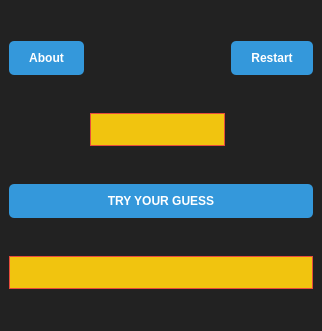
<?xml version="1.0" encoding="UTF-8"?>
<ui version="4.0">
 <class>MainWindow</class>
 <widget class="QMainWindow" name="MainWindow">
  <property name="geometry">
   <rect>
    <x>0</x>
    <y>0</y>
    <width>322</width>
    <height>331</height>
   </rect>
  </property>
  <property name="windowTitle">
   <string>game</string>
  </property>
  <property name="styleSheet">
   <string notr="true"> QWidget {
            background-color: #222222;
        }

QPushButton {
            background-color: #3498db;
            color: white;
            border-radius: 5px;
            padding: 10px 20px;
            font-weight: bold;
        }
        
        QPushButton:hover {
            background-color: #2980b9;
        }
        
        QLineEdit {
            background-color: #f1c40f;
            color: black;
            border-style: solid;
            border-width: 1px;
            border-color: #e74c3c;
            padding: 5px;
            font-size: 16px;
            font-weight: bold;
        }</string>
  </property>
  <widget class="QWidget" name="centralwidget">
   <layout class="QGridLayout" name="gridLayout">
    <item row="0" column="2">
     <widget class="QPushButton" name="restart">
      <property name="sizePolicy">
       <sizepolicy hsizetype="Minimum" vsizetype="Maximum">
        <horstretch>0</horstretch>
        <verstretch>0</verstretch>
       </sizepolicy>
      </property>
      <property name="text">
       <string>Restart</string>
      </property>
     </widget>
    </item>
    <item row="2" column="0" colspan="3">
     <widget class="QPushButton" name="guess">
      <property name="sizePolicy">
       <sizepolicy hsizetype="Minimum" vsizetype="Maximum">
        <horstretch>0</horstretch>
        <verstretch>0</verstretch>
       </sizepolicy>
      </property>
      <property name="text">
       <string>TRY YOUR GUESS</string>
      </property>
     </widget>
    </item>
    <item row="0" column="0">
     <widget class="QPushButton" name="about">
      <property name="sizePolicy">
       <sizepolicy hsizetype="Minimum" vsizetype="Maximum">
        <horstretch>0</horstretch>
        <verstretch>0</verstretch>
       </sizepolicy>
      </property>
      <property name="text">
       <string>About</string>
      </property>
     </widget>
    </item>
    <item row="1" column="1">
     <widget class="QLineEdit" name="user_guess">
      <property name="sizePolicy">
       <sizepolicy hsizetype="Expanding" vsizetype="Maximum">
        <horstretch>0</horstretch>
        <verstretch>0</verstretch>
       </sizepolicy>
      </property>
     </widget>
    </item>
    <item row="3" column="0" colspan="3">
     <widget class="QLineEdit" name="counter">
      <property name="sizePolicy">
       <sizepolicy hsizetype="Expanding" vsizetype="Maximum">
        <horstretch>0</horstretch>
        <verstretch>0</verstretch>
       </sizepolicy>
      </property>
      <property name="baseSize">
       <size>
        <width>0</width>
        <height>0</height>
       </size>
      </property>
      <property name="readOnly">
       <bool>true</bool>
      </property>
     </widget>
    </item>
   </layout>
  </widget>
 </widget>
 <resources/>
 <connections/>
</ui>
